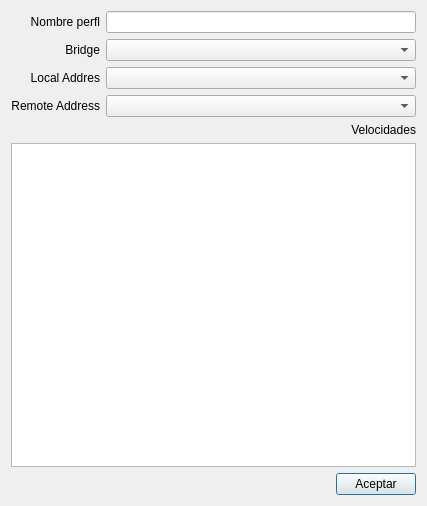
<?xml version="1.0" encoding="UTF-8"?>
<ui version="4.0">
 <class>DlgNewPPPProfile</class>
 <widget class="QDialog" name="DlgNewPPPProfile">
  <property name="geometry">
   <rect>
    <x>0</x>
    <y>0</y>
    <width>427</width>
    <height>506</height>
   </rect>
  </property>
  <property name="windowTitle">
   <string>Dialog</string>
  </property>
  <layout class="QGridLayout" name="gridLayout">
   <item row="0" column="0">
    <widget class="QLabel" name="label">
     <property name="text">
      <string>Nombre perfl</string>
     </property>
     <property name="alignment">
      <set>Qt::AlignRight|Qt::AlignTrailing|Qt::AlignVCenter</set>
     </property>
    </widget>
   </item>
   <item row="0" column="1">
    <widget class="QLineEdit" name="pppProfileNameLineEdit"/>
   </item>
   <item row="1" column="0">
    <widget class="QLabel" name="label_3">
     <property name="text">
      <string>Bridge</string>
     </property>
     <property name="alignment">
      <set>Qt::AlignRight|Qt::AlignTrailing|Qt::AlignVCenter</set>
     </property>
    </widget>
   </item>
   <item row="1" column="1">
    <widget class="QComboBox" name="bridgeComboBox"/>
   </item>
   <item row="2" column="0">
    <widget class="QLabel" name="label_4">
     <property name="text">
      <string>Local Addres</string>
     </property>
     <property name="alignment">
      <set>Qt::AlignRight|Qt::AlignTrailing|Qt::AlignVCenter</set>
     </property>
    </widget>
   </item>
   <item row="2" column="1">
    <widget class="QComboBox" name="localAddressComboBox"/>
   </item>
   <item row="3" column="0">
    <widget class="QLabel" name="label_5">
     <property name="text">
      <string>Remote Address</string>
     </property>
     <property name="alignment">
      <set>Qt::AlignRight|Qt::AlignTrailing|Qt::AlignVCenter</set>
     </property>
    </widget>
   </item>
   <item row="3" column="1">
    <widget class="QComboBox" name="remoteAddressComboBox"/>
   </item>
   <item row="4" column="0" colspan="2">
    <widget class="QLabel" name="label_2">
     <property name="text">
      <string>Velocidades</string>
     </property>
     <property name="alignment">
      <set>Qt::AlignRight|Qt::AlignTrailing|Qt::AlignVCenter</set>
     </property>
    </widget>
   </item>
   <item row="5" column="0" colspan="2">
    <widget class="QSpeedTableWidget" name="speedRateLimits"/>
   </item>
   <item row="6" column="0" colspan="2">
    <layout class="QHBoxLayout" name="horizontalLayout">
     <item>
      <spacer name="horizontalSpacer">
       <property name="orientation">
        <enum>Qt::Horizontal</enum>
       </property>
       <property name="sizeHint" stdset="0">
        <size>
         <width>40</width>
         <height>20</height>
        </size>
       </property>
      </spacer>
     </item>
     <item>
      <widget class="QPushButton" name="acceptButton">
       <property name="text">
        <string>Aceptar</string>
       </property>
      </widget>
     </item>
    </layout>
   </item>
  </layout>
 </widget>
 <customwidgets>
  <customwidget>
   <class>QSpeedTableWidget</class>
   <extends>QTableWidget</extends>
   <header>Widgets/QSpeedTableWidget.h</header>
  </customwidget>
 </customwidgets>
 <resources/>
 <connections/>
</ui>
